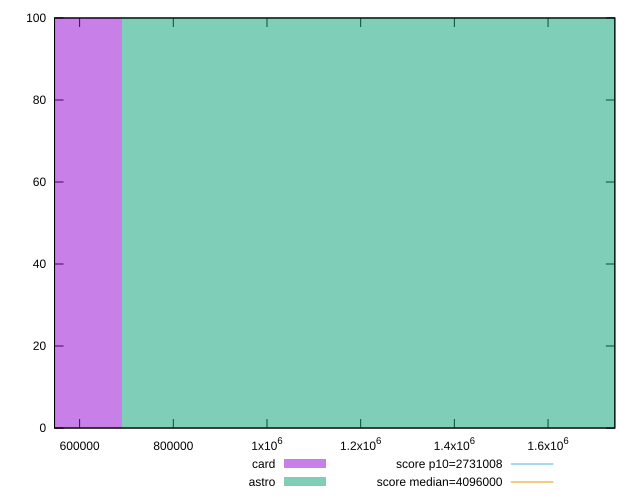

Reproduce this figure in gnuplot.
reset

$card <<EOF
0 100
EOF

$astro <<EOF
1382990.7074851098 100
EOF

set key outside below
set boxwidth 1382990.7074851098
set xrange [546450:1742546]
set yrange [0:100]
set trange [0:100]
set style fill transparent solid 0.5 noborder

set parametric
set terminal svg size 640, 500 enhanced background rgb 'white'
set output "reports/report_00032_2021-02-25T10-28-15.087Z/total-byte-weight/comparison/histogram/2_vs_3.svg"

plot $card title "card" with boxes, \
     $astro title "astro" with boxes, \
     2731008,t title "score p10=2731008", \
     4096000,t title "score median=4096000"

reset
